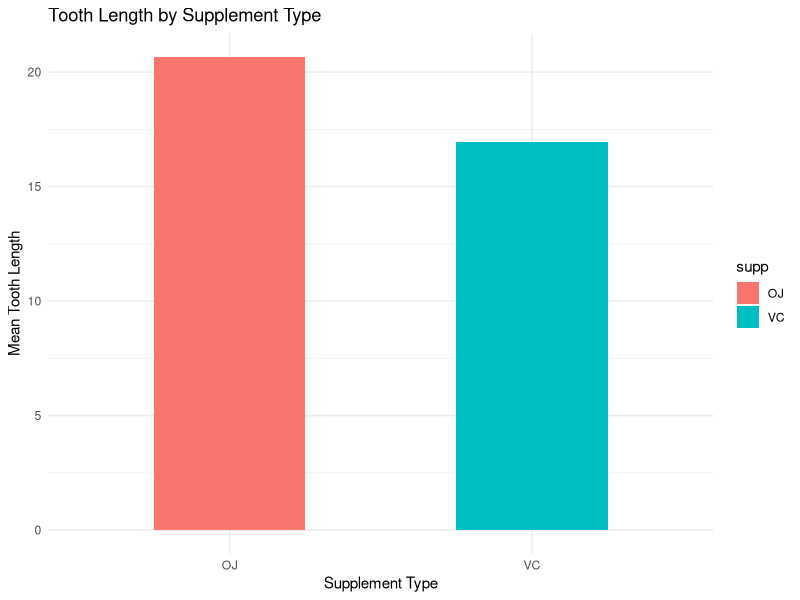
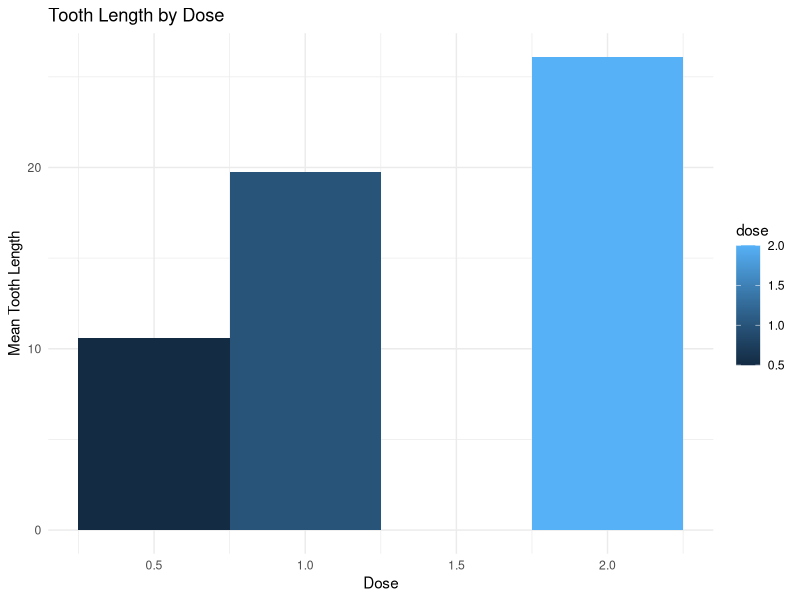
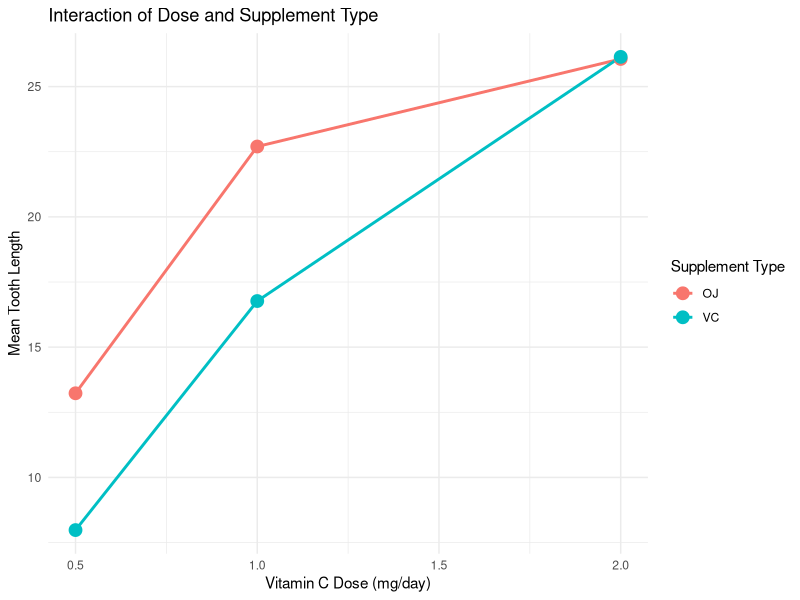

R code for these plots, in order:
## ---- chunk 1
library (ggplot2)
## ---- chunk 2
data(ToothGrowth)
Tooth <- ToothGrowth
summary (Tooth)
## ---- chunk 3
ggplot (Tooth, aes(x = supp, y = len, fill = supp)) +
  geom_bar(stat = "summary", fun = mean, width = 0.5) +  
  labs(title = "Tooth Length by Supplement Type",
       x = "Supplement Type",
       y = "Mean Tooth Length") +
  theme_minimal()
## ---- chunk 4
ggplot (Tooth, aes(x = dose, y = len, fill = dose)) +
  geom_bar(stat = "summary", fun = mean, width = 0.5) +  
  labs(title = "Tooth Length by Dose",
       x = "Dose",
       y = "Mean Tooth Length") +
  theme_minimal()
## ---- chunk 5
ggplot(Tooth, aes(x = dose, y = len, color = supp, group = supp)) +
  geom_line(stat = "summary", fun = mean, size = 1) +  # Line for mean values
  geom_point(stat = "summary", fun = mean, size = 4) +  # Points for mean values
  labs(title = "Interaction of Dose and Supplement Type",
       x = "Vitamin C Dose (mg/day)",
       y = "Mean Tooth Length",
       color = "Supplement Type") +
  theme_minimal()
